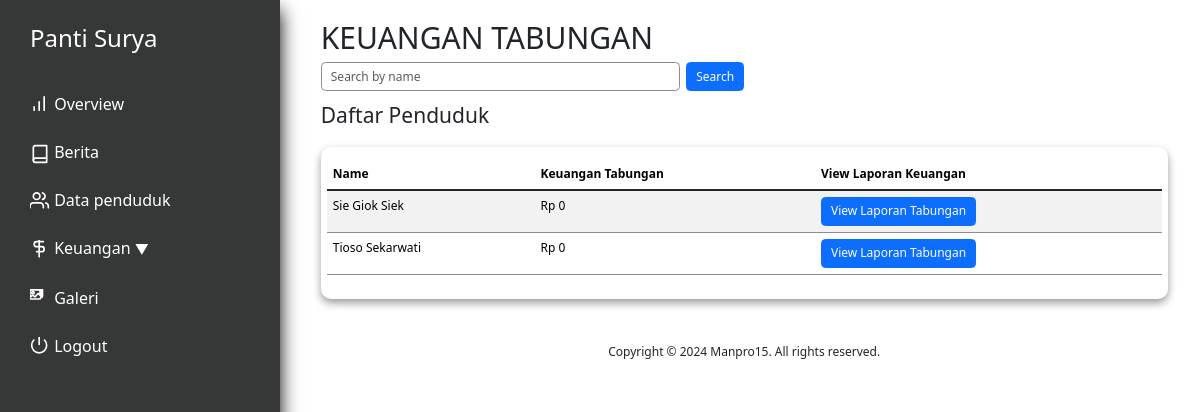
Before: /keuangan_tabungan.php (signed in) with the older database file.
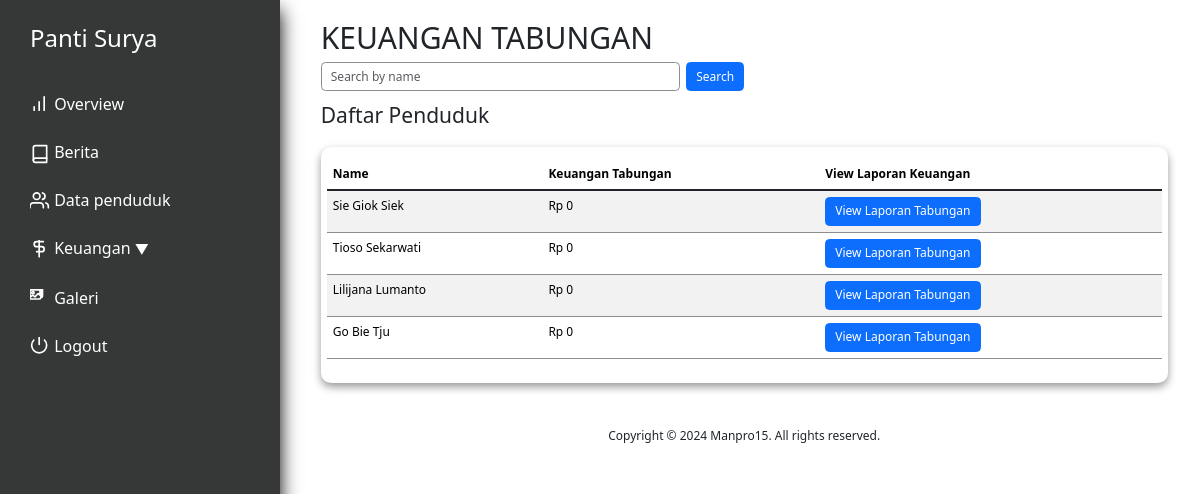
After: the same page with the newer database file.
### tables this page shows
CREATE TABLE `penduduk` (
  `id` int(11) NOT NULL,
  `nama` varchar(250) NOT NULL,
  `alamat` varchar(100) NOT NULL,
  `tanggal_masuk` date DEFAULT NULL,
  `keuangan_pondokkan` int(11) NOT NULL,
  `keuangan_tabungan` int(11) NOT NULL,
  `keuangan_obat` int(11) NOT NULL,
  `keuangan_total` int(11) NOT NULL,
  `profile_picture` varchar(100) NOT NULL,
  `KTP` varchar(100) DEFAULT NULL,
  `KK` varchar(100) DEFAULT NULL,
  `BPJS` varchar(100) DEFAULT NULL,
  `deposit` int(11) DEFAULT NULL,
  `status` tinyint(1) NOT NULL DEFAULT 0,
  `tempat_lahir` varchar(100) NOT NULL DEFAULT '',
  `agama` varchar(15) NOT NULL DEFAULT ' ',
  `tanggal_lahir` date DEFAULT NULL,
  `nomor_induk` int(11) NOT NULL DEFAULT 0
);

### utils.php (called while the page is built, shortened)
<?php
class myDB
{
    private $host = "localhost";
    private $username = "root";
    private $password = "";
    private $database = "pantisurya";
    private $db;
    function __construct()
    {
        if ($this->db == null) {
            try {
                $this->db = new PDO("mysql:host=$this->host;dbname=$this->database", $this->username, $this->password);
                $this->db->setAttribute(PDO::ATTR_ERRMODE, PDO::ERRMODE_EXCEPTION);
            } catch (PDOException $e) {
                echo "Connection failed: " . $e->getMessage();
            }
        }
    }
    function getAllPenduduk()
    {
        $query = "SELECT * FROM penduduk WHERE status=0";
        $res = $this->db->prepare($query);
        $res->execute();
        return $res;
    }
    function formatRupiah($number) {
        return 'Rp ' . number_format($number, 0, ',', '.');
    }
}

### keuangan_tabungan.php (the view, shortened to what this page needs)
<?php
require 'utils.php';
$db = new myDB();
$stmt_all_residents = $db->getAllPenduduk();
$residents = $stmt_all_residents->fetchAll(PDO::FETCH_ASSOC);
?>
<!DOCTYPE html>
<html lang="en">
<head>
    <?php include "layout/stylejquerynbs5.php" ?>
    <link rel="stylesheet" href="layout/indexstyle.css">
    <link rel="stylesheet" href="layout/styledatasiswa.css">
</head>
<body>
    <div class="app">
        <div class="dashboard">
            <?php include 'nav.php'?>
            <div class="main">
                <div class="pad">
                <h1>KEUANGAN TABUNGAN</h1>
                <div class="search-bar">
                    <form method="POST" class="d-flex">
                        <input type="text" name="search" placeholder="Search by name" id="search_by_name" class="form-control me-2">
                        <button type="submit" class="btn btn-primary">Search</button>
                    </form>
                </div>
                <div class="residents-table">
                    <h3 style="padding: 1rem; padding-left: 0;">Daftar Penduduk</h3>
                    <div class="content">
                        <table class="table table-striped">
                            <thead>
                                <tr>
                                    <th>Name</th>
                                    <th>Keuangan Tabungan</th>
                                    <th>View Laporan Keuangan</th>
                                </tr>
                            </thead>
                            <tbody class="table-group-divider" id="list_tabungan">
                                <?php foreach($residents as $resident): ?>
                                <tr>
                                    <td><?php echo $resident['nama']; ?></td>
                                    <td><?php echo $db->formatRupiah($resident['keuangan_tabungan']); ?></td>
                                    <td><button onclick="window.location.href='laporanTabungan.php?id=<?php echo $resident['id']; ?>'" class="btn btn-primary">View Laporan Tabungan</button></td>
                                </tr>
                                <?php endforeach; ?>
                            </tbody>
                        </table>
                    </div>
                </div>
                <?php include 'footer.php'?>
                </div>
            </div>
        </div>
    </div>
</body>
</html>

Changed rows visible on the page:
added penduduk: nama "Lilijana Lumanto", keuangan_tabungan "Rp 0"
added penduduk: nama "Go Bie Tju", keuangan_tabungan "Rp 0"
